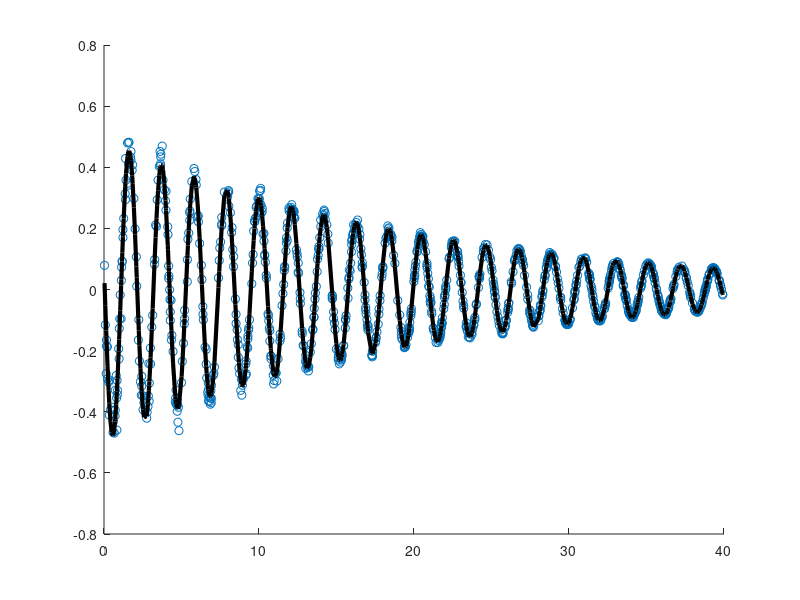

MATLAB code to generate this figure: (Note: this script raises an error after producing the figure.)
%%
% Small script for generating data for our experiments

%%
% Linear regression

seed = 1;
rng(seed);
n_obs = 1000;
x = 5*rand(n_obs, 1);
y = 0.5*x + 3 + 0.2*randn(n_obs, 1);

dlmwrite('test.csv', [x, y]);

figure(1);
clf;
plot(x, y, 'o')


%%
% Determine the least squares fit
model = @(x, P) P(1)*x + P(2);
model_error = @(P) sum((y - model(x, P)).^2);
options = optimset('Display','iter','PlotFcns',@optimplotfval);
P = fminsearch(model_error, [-3121, 1231], options)

figure(1);
clf;
hold on;
plot(x, y, 'o');
plot(x, model(x, P), '-k', 'LineWidth', 3);



%%
% Linear regression

seed = 1;
rng(seed);
n_obs = 1000;
x = 0 + 40*rand(n_obs, 1);
y = 0.5*sin(x*3+3).*exp(-0.05*x) + 0.05*randn(n_obs, 1).*exp(-0.1*x);

figure(1);
clf;
plot(x, y, 'o')


%%
% Determine the least squares fit
model = @(x, P) P(1)*sin(x*P(2)+P(3)).*exp(-P(4)*x);
model_error = @(P) sum((y - model(x, P)).^2);
options = optimset('Display','iter','PlotFcns',@optimplotfval);
P = fminsearch(model_error, [0.6, 2.5, -0.2, 0.2], options)

%%
figure(1);
clf;
hold on;
plot(x, y, 'o');
plot(sort(x), model(sort(x), P), '-k', 'LineWidth', 3);



%%
% Generate data for the linear regression example and save it to a file.
seed = 1;
rng(seed);
n_obs = 10;
x = 5*rand(n_obs, 1);
y = 0.5*x + 3 + 0.2*randn(n_obs, 1);

dlmwrite('datafile.csv', [x, y]);

%%
% Loading data from a file
A = dlmread('datafile.csv');
x = A(:, 1);
y = A(:, 2);
figure(1);
clf;
plot(x, y, 'o')

